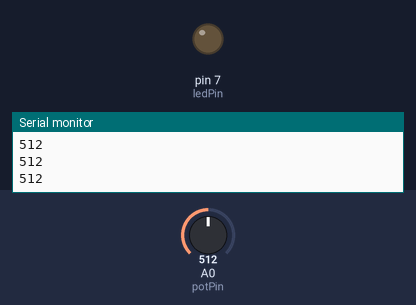
A sketch run on a simulated Arduino Uno, built with avr-gcc and run on an emulated ATmega328P. Shown: output pins drawn as LEDs (lit = HIGH), the last lines printed to the serial monitor. Inputs (shaded band) come from the test bench; at power-on: A0 (potPin) = 512.

Above: at 1.3 s.
1.4 s: A0 (potPin) set to 985
3.2 s: A0 (potPin) set to 1012
At 4.6 s:
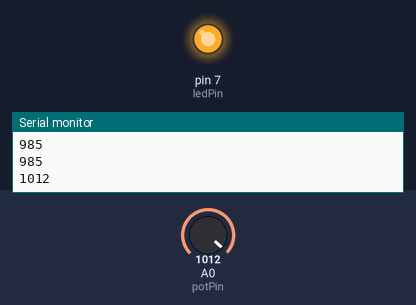
5.5 s: A0 (potPin) set to 990
At 6.7 s:
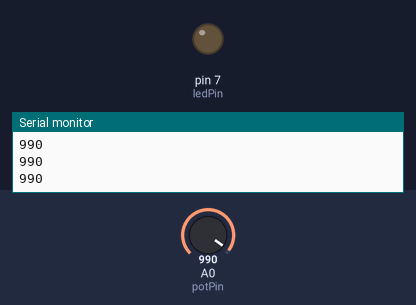
7.0 s: A0 (potPin) set to 1010
At 8.5 s:
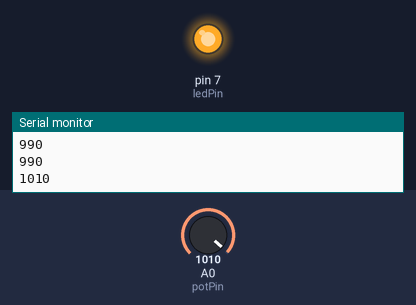
Timing chart, 0 to 10.0 s (numbered marks = the images above; inputs shaded):
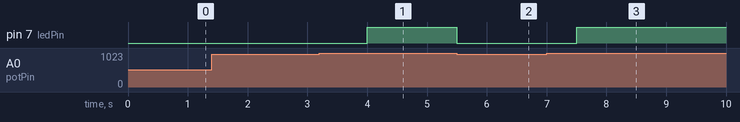

Measured:
- the behaviour switches between 1000 and 1001 on A0 (potPin) (found by bisection; images 0 and 1)
- after the input at 3.2 s, pin 7 (ledPin): LOW → HIGH after 0.80 s
- after the input at 5.5 s, pin 7 (ledPin): HIGH → LOW at once
- after the input at 7.0 s, pin 7 (ledPin): LOW → HIGH after 0.50 s

The sketch:

arduino_tutorial_17.ino
```cpp
/*
 * Tutorial 17 Understanding Arduino While loops
 * https://youtu.be/CITZIv3SmvU
 */
const int serialBaud = 9600;
const int dt = 500; // delaytime
const int potPin = A0;
const int ledPin = 7;
int potVal = 0;

void setup() {
  // put your setup code here, to run once:
  Serial.begin(serialBaud);
  pinMode(potPin, INPUT);
  pinMode(ledPin, OUTPUT);
}

void loop() {
  // put your main code here, to run repeatedly:
  potVal = analogRead(potPin);
  Serial.println(potVal);
  delay(dt);

  while (potVal > 1000) {
    digitalWrite(ledPin, HIGH);
    potVal = analogRead(potPin);
  }

  digitalWrite(ledPin, LOW);
}
```
